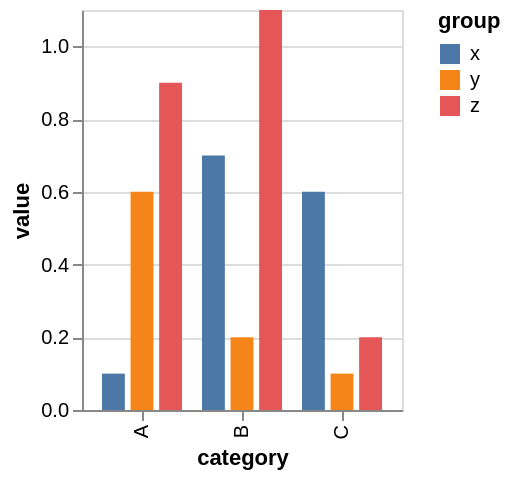

The Vega-Lite source for this figure:
### Vega specification from a JSON file in a GitHub repository (floating-point values rounded to 4 significant figures)
{"$schema": "https://vega.github.io/schema/vega/v5.json", "background": "white", "padding": 5, "height": 200, "style": "cell", "data": [{"name": "source_0", "values": [{"category": "A", "group": "x", "value": 0.1}, {"category": "A", "group": "y", "value": 0.6}, {"category": "A", "group": "z", "value": 0.9}, {"category": "B", "group": "x", "value": 0.7}, {"category": "B", "group": "y", "value": 0.2}, {"category": "B", "group": "z", "value": 1.1}, {"category": "C", "group": "x", "value": 0.6}, {"category": "C", "group": "y", "value": 0.1}, {"category": "C", "group": "z", "value": 0.2}]}, {"name": "data_0", "source": "source_0", "transform": [{"type": "stack", "groupby": ["category", "group"], "field": "value", "sort": {"field": [], "order": []}, "as": ["value_start", "value_end"], "offset": "zero"}, {"type": "filter", "expr": "isValid(datum[\"value\"]) && isFinite(+datum[\"value\"])"}]}], "signals": [{"name": "x_step", "value": 50}, {"name": "width", "update": "bandspace(domain('x').length, 0.2, 0.2) * x_step"}], "marks": [{"name": "marks", "type": "rect", "style": ["bar"], "from": {"data": "data_0"}, "encode": {"update": {"fill": {"scale": "color", "field": "group"}, "ariaRoleDescription": {"value": "bar"}, "description": {"signal": "\"category: \" + (isValid(datum[\"category\"]) ? datum[\"category\"] : \"\"+datum[\"category\"]) + \"; value: \" + (format(datum[\"value\"], \"\")) + \"; group: \" + (isValid(datum[\"group\"]) ? datum[\"group\"] : \"\"+datum[\"group\"])"}, "x": {"scale": "x", "field": "category", "offset": {"scale": "xOffset", "field": "group"}}, "width": {"signal": "max(0.25, bandwidth('xOffset'))"}, "y": {"scale": "y", "field": "value_end"}, "y2": {"scale": "y", "field": "value_start"}}}}], "scales": [{"name": "x", "type": "band", "domain": {"data": "data_0", "field": "category", "sort": true}, "range": {"step": {"signal": "x_step"}}, "padding": 0.2}, {"name": "y", "type": "linear", "domain": {"data": "data_0", "fields": ["value_start", "value_end"]}, "range": [{"signal": "height"}, 0], "nice": true, "zero": true}, {"name": "xOffset", "type": "band", "domain": {"data": "data_0", "field": "group", "sort": true}, "range": [0, {"signal": "bandwidth('x')"}], "paddingInner": 0.2}, {"name": "color", "type": "ordinal", "domain": {"data": "data_0", "field": "group", "sort": true}, "range": "category"}], "axes": [{"scale": "y", "orient": "left", "gridScale": "x", "grid": true, "tickCount": {"signal": "ceil(height/40)"}, "domain": false, "labels": false, "aria": false, "maxExtent": 0, "minExtent": 0, "ticks": false, "zindex": 0}, {"scale": "x", "orient": "bottom", "grid": false, "title": "category", "labelAlign": "right", "labelAngle": 270, "labelBaseline": "middle", "zindex": 0}, {"scale": "y", "orient": "left", "grid": false, "title": "value", "labelOverlap": true, "tickCount": {"signal": "ceil(height/40)"}, "zindex": 0}], "legends": [{"fill": "color", "symbolType": "square", "title": "group"}]}
